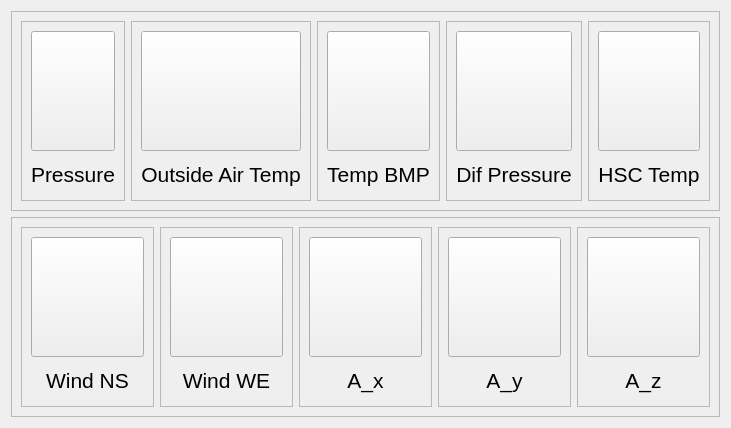
         <widget class="QWidget" name="mainChartsContainer" native="true">
          <property name="sizePolicy">
           <sizepolicy hsizetype="Preferred" vsizetype="Preferred">
            <horstretch>0</horstretch>
            <verstretch>0</verstretch>
           </sizepolicy>
          </property>
          <property name="font">
           <font>
            <pointsize>9</pointsize>
           </font>
          </property>
          <property name="layoutDirection">
           <enum>Qt::LeftToRight</enum>
          </property>
          <layout class="QVBoxLayout" name="verticalLayout_48">
           <item>
            <widget class="QFrame" name="frame">
             <property name="sizePolicy">
              <sizepolicy hsizetype="Preferred" vsizetype="Expanding">
               <horstretch>0</horstretch>
               <verstretch>0</verstretch>
              </sizepolicy>
             </property>
             <property name="frameShape">
              <enum>QFrame::StyledPanel</enum>
             </property>
             <property name="frameShadow">
              <enum>QFrame::Raised</enum>
             </property>
             <layout class="QHBoxLayout" name="horizontalLayout_31">
              <item>
               <widget class="QFrame" name="frame_3">
                <property name="sizePolicy">
                 <sizepolicy hsizetype="Preferred" vsizetype="Expanding">
                  <horstretch>0</horstretch>
                  <verstretch>0</verstretch>
                 </sizepolicy>
                </property>
                <property name="minimumSize">
                 <size>
                  <width>50</width>
                  <height>180</height>
                 </size>
                </property>
                <property name="frameShape">
                 <enum>QFrame::StyledPanel</enum>
                </property>
                <property name="frameShadow">
                 <enum>QFrame::Raised</enum>
                </property>
                <layout class="QVBoxLayout" name="verticalLayout_50">
                 <item>
                  <widget class="QPushButton" name="pressureButton">
                   <property name="minimumSize">
                    <size>
                     <width>0</width>
                     <height>120</height>
                    </size>
                   </property>
                   <property name="text">
                    <string/>
                   </property>
                   <property name="icon">
                    <iconset resource="assets/resources.qrc">
                     <normaloff>:/icons/icons/yellow_pack/bar-chart-2.svg</normaloff>:/icons/icons/yellow_pack/bar-chart-2.svg</iconset>
                   </property>
                   <property name="iconSize">
                    <size>
                     <width>100</width>
                     <height>100</height>
                    </size>
                   </property>
                  </widget>
                 </item>
                 <item>
                  <widget class="QLabel" name="label_12">
                   <property name="font">
                    <font>
                     <pointsize>16</pointsize>
                    </font>
                   </property>
                   <property name="text">
                    <string>Pressure</string>
                   </property>
                   <property name="alignment">
                    <set>Qt::AlignCenter</set>
                   </property>
                  </widget>
                 </item>
                </layout>
               </widget>
              </item>
              <item>
               <widget class="QFrame" name="frame_4">
                <property name="frameShape">
                 <enum>QFrame::StyledPanel</enum>
                </property>
                <property name="frameShadow">
                 <enum>QFrame::Raised</enum>
                </property>
                <layout class="QVBoxLayout" name="verticalLayout_56">
                 <item>
                  <widget class="QPushButton" name="outsideTempBtn">
                   <property name="minimumSize">
                    <size>
                     <width>0</width>
                     <height>120</height>
                    </size>
                   </property>
                   <property name="text">
                    <string/>
                   </property>
                   <property name="icon">
                    <iconset resource="assets/resources.qrc">
                     <normaloff>:/icons/icons/yellow_pack/bar-chart-2.svg</normaloff>:/icons/icons/yellow_pack/bar-chart-2.svg</iconset>
                   </property>
                   <property name="iconSize">
                    <size>
                     <width>100</width>
                     <height>100</height>
                    </size>
                   </property>
                  </widget>
                 </item>
                 <item>
                  <widget class="QLabel" name="label_18">
                   <property name="font">
                    <font>
                     <pointsize>16</pointsize>
                    </font>
                   </property>
                   <property name="text">
                    <string>Outside Air Temp</string>
                   </property>
                   <property name="alignment">
                    <set>Qt::AlignCenter</set>
                   </property>
                  </widget>
                 </item>
                </layout>
               </widget>
              </item>
              <item>
               <widget class="QFrame" name="frame_5">
                <property name="frameShape">
                 <enum>QFrame::StyledPanel</enum>
                </property>
                <property name="frameShadow">
                 <enum>QFrame::Raised</enum>
                </property>
                <layout class="QVBoxLayout" name="verticalLayout_57">
                 <item>
                  <widget class="QPushButton" name="tempBmpBtn">
                   <property name="minimumSize">
                    <size>
                     <width>0</width>
                     <height>120</height>
                    </size>
                   </property>
                   <property name="text">
                    <string/>
                   </property>
                   <property name="icon">
                    <iconset resource="assets/resources.qrc">
                     <normaloff>:/icons/icons/yellow_pack/bar-chart-2.svg</normaloff>:/icons/icons/yellow_pack/bar-chart-2.svg</iconset>
                   </property>
                   <property name="iconSize">
                    <size>
                     <width>100</width>
                     <height>100</height>
                    </size>
                   </property>
                  </widget>
                 </item>
                 <item>
                  <widget class="QLabel" name="label_19">
                   <property name="font">
                    <font>
                     <pointsize>16</pointsize>
                    </font>
                   </property>
                   <property name="text">
                    <string>Temp BMP</string>
                   </property>
                   <property name="alignment">
                    <set>Qt::AlignCenter</set>
                   </property>
                  </widget>
                 </item>
                </layout>
               </widget>
              </item>
              <item>
               <widget class="QFrame" name="frame_6">
                <property name="frameShape">
                 <enum>QFrame::StyledPanel</enum>
                </property>
                <property name="frameShadow">
                 <enum>QFrame::Raised</enum>
                </property>
                <layout class="QVBoxLayout" name="verticalLayout_58">
                 <item>
                  <widget class="QPushButton" name="difPressureBtn">
                   <property name="minimumSize">
                    <size>
                     <width>0</width>
                     <height>120</height>
                    </size>
                   </property>
                   <property name="text">
                    <string/>
                   </property>
                   <property name="icon">
                    <iconset resource="assets/resources.qrc">
                     <normaloff>:/icons/icons/yellow_pack/bar-chart-2.svg</normaloff>:/icons/icons/yellow_pack/bar-chart-2.svg</iconset>
                   </property>
                   <property name="iconSize">
                    <size>
                     <width>100</width>
                     <height>100</height>
                    </size>
                   </property>
                  </widget>
                 </item>
                 <item>
                  <widget class="QLabel" name="label_20">
                   <property name="font">
                    <font>
                     <pointsize>16</pointsize>
                    </font>
                   </property>
                   <property name="text">
                    <string>Dif Pressure</string>
                   </property>
                   <property name="alignment">
                    <set>Qt::AlignCenter</set>
                   </property>
                  </widget>
                 </item>
                </layout>
               </widget>
              </item>
              <item>
               <widget class="QFrame" name="frame_7">
                <property name="frameShape">
                 <enum>QFrame::StyledPanel</enum>
                </property>
                <property name="frameShadow">
                 <enum>QFrame::Raised</enum>
                </property>
                <layout class="QVBoxLayout" name="verticalLayout_59">
                 <item>
                  <widget class="QPushButton" name="hscTempBtn">
                   <property name="minimumSize">
                    <size>
                     <width>0</width>
                     <height>120</height>
                    </size>
                   </property>
                   <property name="text">
                    <string/>
                   </property>
                   <property name="icon">
                    <iconset resource="assets/resources.qrc">
                     <normaloff>:/icons/icons/yellow_pack/bar-chart-2.svg</normaloff>:/icons/icons/yellow_pack/bar-chart-2.svg</iconset>
                   </property>
                   <property name="iconSize">
                    <size>
                     <width>100</width>
                     <height>100</height>
                    </size>
                   </property>
                  </widget>
                 </item>
                 <item>
                  <widget class="QLabel" name="label_21">
                   <property name="font">
                    <font>
                     <pointsize>16</pointsize>
                    </font>
                   </property>
                   <property name="text">
                    <string>HSC Temp</string>
                   </property>
                   <property name="alignment">
                    <set>Qt::AlignCenter</set>
                   </property>
                  </widget>
                 </item>
                </layout>
               </widget>
              </item>
             </layout>
            </widget>
           </item>
           <item>
            <widget class="QFrame" name="frame_2">
             <property name="sizePolicy">
              <sizepolicy hsizetype="Preferred" vsizetype="Expanding">
               <horstretch>0</horstretch>
               <verstretch>0</verstretch>
              </sizepolicy>
             </property>
             <property name="frameShape">
              <enum>QFrame::StyledPanel</enum>
             </property>
             <property name="frameShadow">
              <enum>QFrame::Raised</enum>
             </property>
             <layout class="QHBoxLayout" name="horizontalLayout_32">
              <item>
               <widget class="QFrame" name="frame_8">
                <property name="frameShape">
                 <enum>QFrame::StyledPanel</enum>
                </property>
                <property name="frameShadow">
                 <enum>QFrame::Raised</enum>
                </property>
                <layout class="QVBoxLayout" name="verticalLayout_60">
                 <item>
                  <widget class="QPushButton" name="windNsBtn">
                   <property name="minimumSize">
                    <size>
                     <width>0</width>
                     <height>120</height>
                    </size>
                   </property>
                   <property name="text">
                    <string/>
                   </property>
                   <property name="icon">
                    <iconset resource="assets/resources.qrc">
                     <normaloff>:/icons/icons/yellow_pack/bar-chart-2.svg</normaloff>:/icons/icons/yellow_pack/bar-chart-2.svg</iconset>
                   </property>
                   <property name="iconSize">
                    <size>
                     <width>100</width>
                     <height>100</height>
                    </size>
                   </property>
                  </widget>
                 </item>
                 <item>
                  <widget class="QLabel" name="label_22">
                   <property name="font">
                    <font>
                     <pointsize>16</pointsize>
                    </font>
                   </property>
                   <property name="text">
                    <string>Wind NS</string>
                   </property>
                   <property name="alignment">
                    <set>Qt::AlignCenter</set>
                   </property>
                  </widget>
                 </item>
                </layout>
               </widget>
              </item>
              <item>
               <widget class="QFrame" name="frame_9">
                <property name="frameShape">
                 <enum>QFrame::StyledPanel</enum>
                </property>
                <property name="frameShadow">
                 <enum>QFrame::Raised</enum>
                </property>
                <layout class="QVBoxLayout" name="verticalLayout_61">
                 <item>
                  <widget class="QPushButton" name="windWeBtn">
                   <property name="minimumSize">
                    <size>
                     <width>0</width>
                     <height>120</height>
                    </size>
                   </property>
                   <property name="text">
                    <string/>
                   </property>
                   <property name="icon">
                    <iconset resource="assets/resources.qrc">
                     <normaloff>:/icons/icons/yellow_pack/bar-chart-2.svg</normaloff>:/icons/icons/yellow_pack/bar-chart-2.svg</iconset>
                   </property>
                   <property name="iconSize">
                    <size>
                     <width>100</width>
                     <height>100</height>
                    </size>
                   </property>
                  </widget>
                 </item>
                 <item>
                  <widget class="QLabel" name="label_23">
                   <property name="font">
                    <font>
                     <pointsize>16</pointsize>
                    </font>
                   </property>
                   <property name="text">
                    <string>Wind WE</string>
                   </property>
                   <property name="alignment">
                    <set>Qt::AlignCenter</set>
                   </property>
                  </widget>
                 </item>
                </layout>
               </widget>
              </item>
              <item>
               <widget class="QFrame" name="frame_10">
                <property name="minimumSize">
                 <size>
                  <width>0</width>
                  <height>180</height>
                 </size>
                </property>
                <property name="frameShape">
                 <enum>QFrame::StyledPanel</enum>
                </property>
                <property name="frameShadow">
                 <enum>QFrame::Raised</enum>
                </property>
                <layout class="QVBoxLayout" name="verticalLayout_62">
                 <item>
                  <widget class="QPushButton" name="axBtn">
                   <property name="minimumSize">
                    <size>
                     <width>0</width>
                     <height>120</height>
                    </size>
                   </property>
                   <property name="text">
                    <string/>
                   </property>
                   <property name="icon">
                    <iconset resource="assets/resources.qrc">
                     <normaloff>:/icons/icons/yellow_pack/bar-chart-2.svg</normaloff>:/icons/icons/yellow_pack/bar-chart-2.svg</iconset>
                   </property>
                   <property name="iconSize">
                    <size>
                     <width>100</width>
                     <height>100</height>
                    </size>
                   </property>
                  </widget>
                 </item>
                 <item>
                  <widget class="QLabel" name="label_24">
                   <property name="font">
                    <font>
                     <pointsize>16</pointsize>
                    </font>
                   </property>
                   <property name="text">
                    <string>A_x</string>
                   </property>
                   <property name="alignment">
                    <set>Qt::AlignCenter</set>
                   </property>
                  </widget>
                 </item>
                </layout>
               </widget>
              </item>
              <item>
               <widget class="QFrame" name="frame_11">
                <property name="frameShape">
                 <enum>QFrame::StyledPanel</enum>
                </property>
                <property name="frameShadow">
                 <enum>QFrame::Raised</enum>
                </property>
                <layout class="QVBoxLayout" name="verticalLayout_63">
                 <item>
                  <widget class="QPushButton" name="ayBtn">
                   <property name="minimumSize">
                    <size>
                     <width>0</width>
                     <height>120</height>
                    </size>
                   </property>
                   <property name="text">
                    <string/>
                   </property>
                   <property name="icon">
                    <iconset resource="assets/resources.qrc">
                     <normaloff>:/icons/icons/yellow_pack/bar-chart-2.svg</normaloff>:/icons/icons/yellow_pack/bar-chart-2.svg</iconset>
                   </property>
                   <property name="iconSize">
                    <size>
                     <width>100</width>
                     <height>100</height>
                    </size>
                   </property>
                  </widget>
                 </item>
                 <item>
                  <widget class="QLabel" name="label_26">
                   <property name="font">
                    <font>
                     <pointsize>16</pointsize>
                    </font>
                   </property>
                   <property name="text">
                    <string>A_y</string>
                   </property>
                   <property name="alignment">
                    <set>Qt::AlignCenter</set>
                   </property>
                  </widget>
                 </item>
                </layout>
               </widget>
              </item>
              <item>
               <widget class="QFrame" name="frame_12">
                <property name="frameShape">
                 <enum>QFrame::StyledPanel</enum>
                </property>
                <property name="frameShadow">
                 <enum>QFrame::Raised</enum>
                </property>
                <layout class="QVBoxLayout" name="verticalLayout_64">
                 <item>
                  <widget class="QPushButton" name="azBtn">
                   <property name="minimumSize">
                    <size>
                     <width>0</width>
                     <height>120</height>
                    </size>
                   </property>
                   <property name="text">
                    <string/>
                   </property>
                   <property name="icon">
                    <iconset resource="assets/resources.qrc">
                     <normaloff>:/icons/icons/yellow_pack/bar-chart-2.svg</normaloff>:/icons/icons/yellow_pack/bar-chart-2.svg</iconset>
                   </property>
                   <property name="iconSize">
                    <size>
                     <width>100</width>
                     <height>100</height>
                    </size>
                   </property>
                  </widget>
                 </item>
                 <item>
                  <widget class="QLabel" name="label_25">
                   <property name="font">
                    <font>
                     <pointsize>16</pointsize>
                    </font>
                   </property>
                   <property name="text">
                    <string>A_z</string>
                   </property>
                   <property name="alignment">
                    <set>Qt::AlignCenter</set>
                   </property>
                  </widget>
                 </item>
                </layout>
               </widget>
              </item>
             </layout>
            </widget>
           </item>
          </layout>
         </widget>
